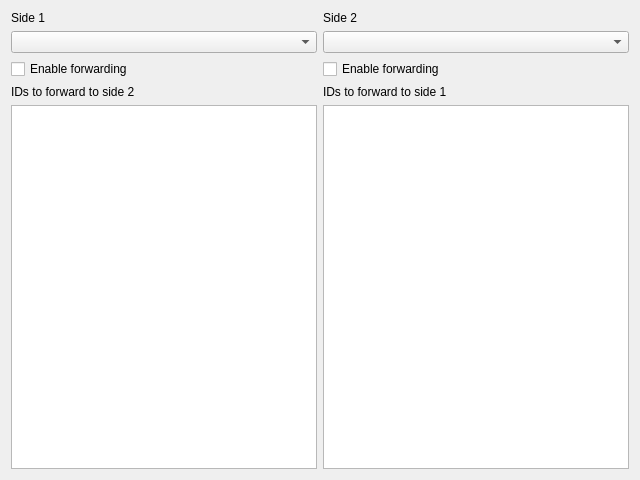
<?xml version="1.0" encoding="UTF-8"?>
<ui version="4.0">
 <class>CANBridgeWindow</class>
 <widget class="QDialog" name="CANBridgeWindow">
  <property name="geometry">
   <rect>
    <x>0</x>
    <y>0</y>
    <width>640</width>
    <height>480</height>
   </rect>
  </property>
  <property name="windowTitle">
   <string>CAN Bridger</string>
  </property>
  <property name="sizeGripEnabled">
   <bool>false</bool>
  </property>
  <layout class="QHBoxLayout" name="horizontalLayout">
   <item>
    <layout class="QVBoxLayout" name="verticalLayout">
     <item>
      <widget class="QLabel" name="label">
       <property name="text">
        <string>Side 1</string>
       </property>
      </widget>
     </item>
     <item>
      <widget class="QComboBox" name="cbSide1"/>
     </item>
     <item>
      <widget class="QCheckBox" name="ckEnableSide1">
       <property name="text">
        <string>Enable forwarding</string>
       </property>
       <property name="tristate">
        <bool>false</bool>
       </property>
      </widget>
     </item>
     <item>
      <widget class="QLabel" name="label_3">
       <property name="text">
        <string>IDs to forward to side 2</string>
       </property>
      </widget>
     </item>
     <item>
      <widget class="QListWidget" name="listSide1"/>
     </item>
    </layout>
   </item>
   <item>
    <layout class="QVBoxLayout" name="verticalLayout_2">
     <item>
      <widget class="QLabel" name="label_2">
       <property name="text">
        <string>Side 2</string>
       </property>
      </widget>
     </item>
     <item>
      <widget class="QComboBox" name="cbSide2"/>
     </item>
     <item>
      <widget class="QCheckBox" name="ckEnableSide2">
       <property name="text">
        <string>Enable forwarding</string>
       </property>
      </widget>
     </item>
     <item>
      <widget class="QLabel" name="label_4">
       <property name="text">
        <string>IDs to forward to side 1</string>
       </property>
      </widget>
     </item>
     <item>
      <widget class="QListWidget" name="listSide2"/>
     </item>
    </layout>
   </item>
  </layout>
 </widget>
 <resources/>
 <connections/>
</ui>
